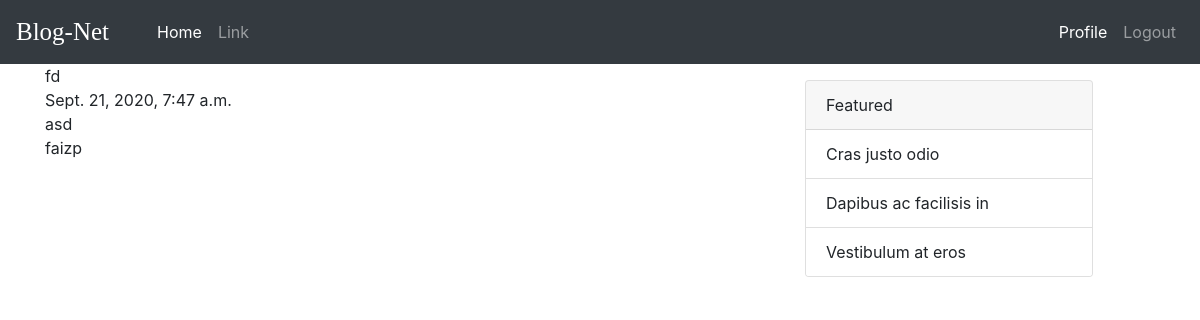
Before: /4/ (signed in) with the older database file.
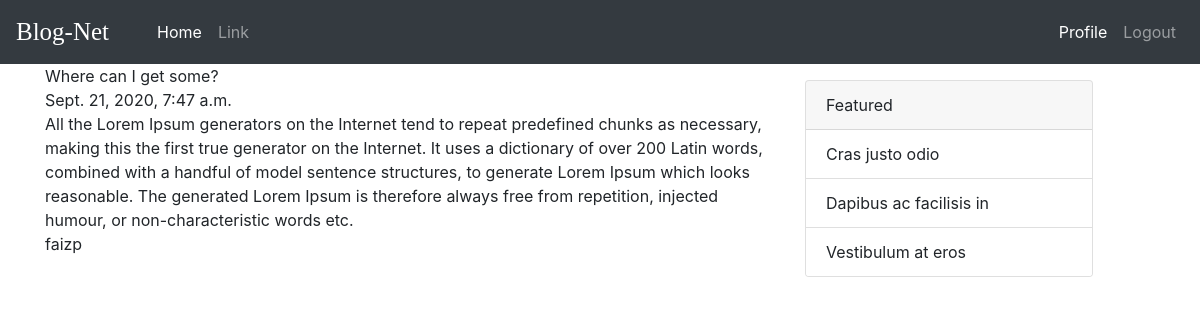
After: the same page with the newer database file.
### blog/models.py (models this page shows)
class Post(models.Model):
    title = models.CharField(max_length=255)
    content = models.TextField()
    date_posted = models.DateTimeField(default=timezone.now)
    author = models.ForeignKey(User, on_delete=models.CASCADE)

### blog/views.py (the view)
# urls.py: path('<int:id>/', views.post, name='post')
@login_required
def post(request, id):
    post = Post.objects.get(id=id)
    context = {
        'post': post
    }
    return render(request, 'blog/post.html', context)

### blog/templates/blog/post.html
{% extends 'base.html' %}
{% block content %}
{{ post.title }} <br>
{{ post.date_posted }} <br>
{{ post.content }} <br>
{{ post.author }}
{% endblock %}

Changed rows visible on the page:
changed Post "faizp": title "fd" → "Where can I get some?"; content "asd" → "All the Lorem Ipsum generators on the Internet tend to repeat predefined chunks as necessary, making this the first true generator on the Internet. It uses a dictionary of over 200 Latin words, combined with a handful of model sentence structures, to generate Lorem Ipsum which looks reasonable. The generated Lorem Ipsum is therefore always free from repetition, injected humour, or non-characteristic words etc."
